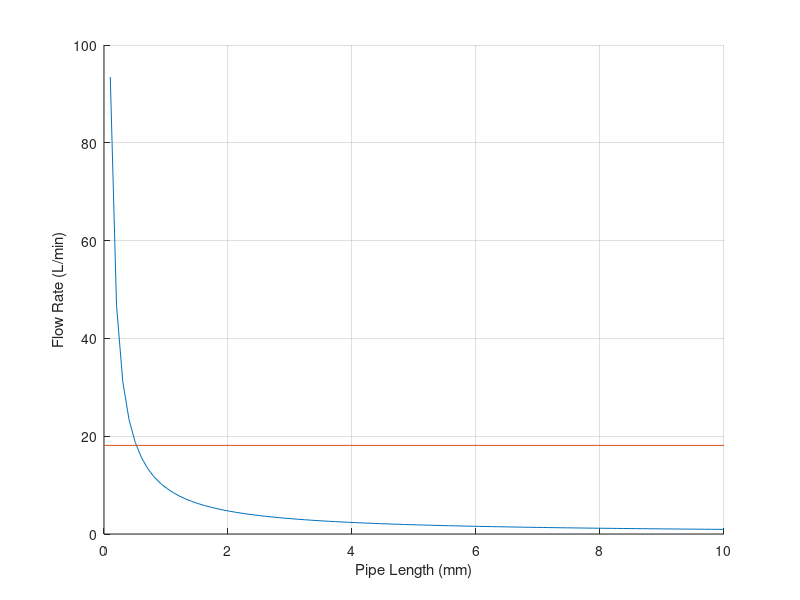

This chart was generated by the following MATLAB code:
clear
close all

dp = 3e5;

T = 20;         % [C] Design temperature
Q = 40/6e4;     % [m^3/s] Volumetric flow rate
d = 5e-3;       % Duct hydraulic diameter
l_r = 0;        % [m] Surface roughness
Cd = 0.62;

l = linspace(0,0.01,100);

A = pi*d^2/4;


% Oil Properties
% oil = 'HGLV';
% [mu,rho,nu,Cv,k] = oilData(oil,T);
% Cd = 0.62;

rho = 975;
nu = 30000/1e6;

mu = nu*rho;

% Calculations
v = Q/A;   % [m/s] flow velocity

e = l_r/d;      % Relative roughness

Q_fric = dp*pi*d^4./(128*mu*l);
Q_orf = Cd*A*sqrt(2*dp/rho);
Re = 4*rho*Q.*l/(pi*d^2*mu);  % Reynolds number

dp_psi = dp/6895;
dp_bar = dp/1e5;

figure
grid on
hold on
plot(l*1000,Q_fric*6e4)
plot([min(l),max(l)]*1000,[Q_orf, Q_orf]*6e4)
xlabel('Pipe Length (mm)')
ylabel('Flow Rate (L/min)')